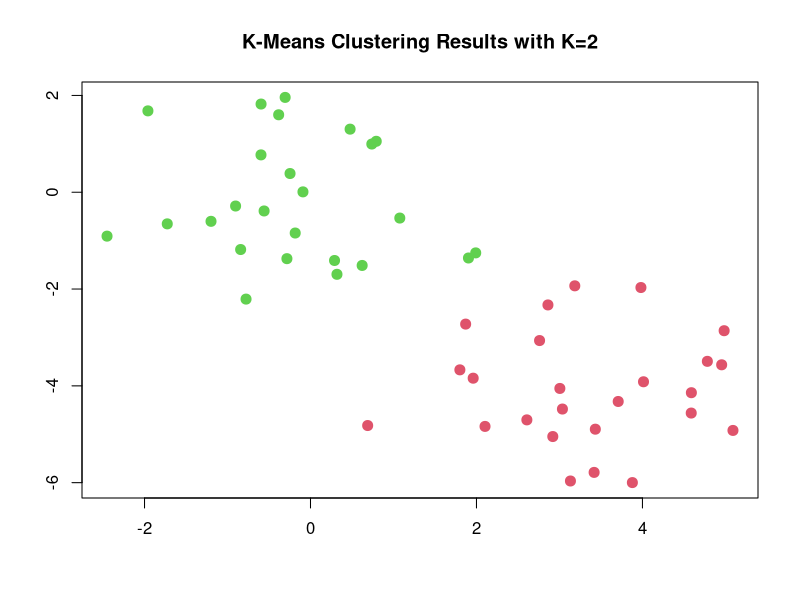
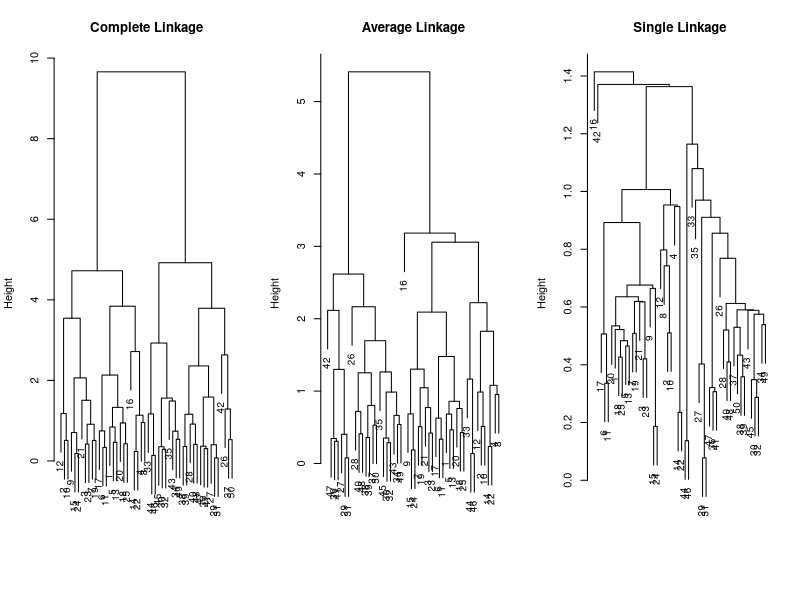
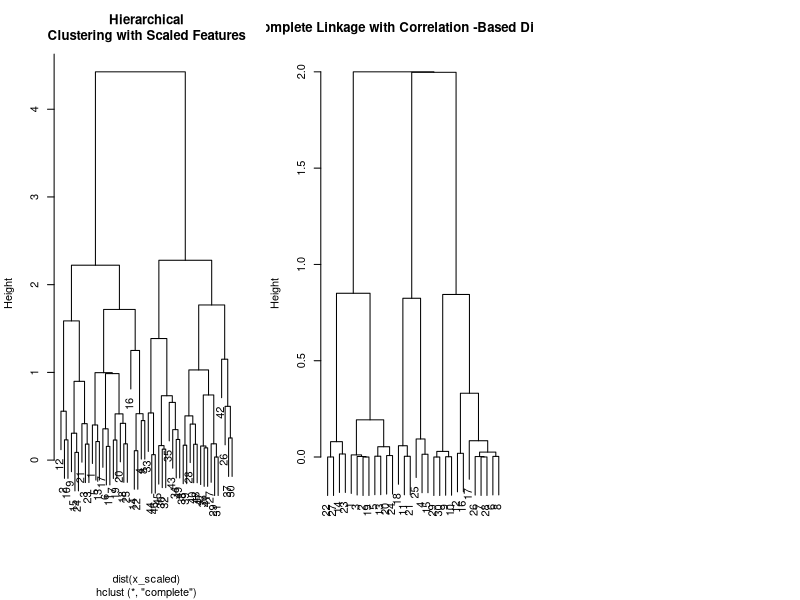

Generate these figures, in order, with R:
## ---- chunk 1
# generate data
set.seed(2)
x = matrix(rnorm(50*2), ncol=2)
x[1:25, 1] = x[1:25, 1] + 3
x[1:25, 2] = x[1:25, 2] - 4

# k-means cluster
km_out = kmeans(x, 2, nstart=20)  # K=2 with 20 different starting configurations to test
km_out$cluster
## ---- chunk 2
# plot them
plot(x, col=(km_out$cluster + 1), main="K-Means Clustering Results with K=2", xlab="", ylab="", pch=20, cex=2)
## ---- chunk 3
# Cluster hierarchically
hc_comp = hclust(dist(x), method='complete')  # complete linkage w/ euclid. distance
hc_avg = hclust(dist(x), method='average')  # average linkage
hc_single = hclust(dist(x), method='single')  # single linkage

# plot dendrograms
par(mfrow=c(1,3))
plot(hc_comp,main="Complete Linkage", xlab="", sub="", cex =.9)
plot(hc_avg , main="Average Linkage", xlab="", sub="", cex =.9)
plot(hc_single , main="Single Linkage", xlab="", sub="", cex =.9)
## ---- chunk 4
cutree(hc_comp, k=2)  # 2 groups
cutree(hc_avg, k=2)
cutree(hc_single, k=2)
## ---- chunk 5
cutree(hc_comp, h=1)  # cut the tree at level 1 (low), and we should see many clusters
## ---- chunk 6
x_scaled = scale(x)  # scale our data
plot(hclust(dist(x_scaled), method='complete'), main="Hierarchical
Clustering with Scaled Features")
## ---- chunk 7
x = matrix(rnorm(30*3), ncol=3)  # need 3 cols because abs. correlation b/n two observations on two features is always 1
dd = as.dist(1-cor(t(x)))  # t() transposes the data matrix
plot(hclust(dd, method="complete"), main="Complete Linkage with Correlation -Based Distance", xlab="", sub="")
